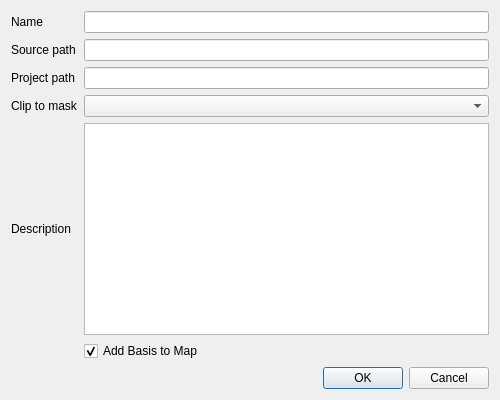
<?xml version="1.0" encoding="UTF-8"?>
<ui version="4.0">
 <class>Basis</class>
 <widget class="QDialog" name="Basis">
  <property name="geometry">
   <rect>
    <x>0</x>
    <y>0</y>
    <width>500</width>
    <height>400</height>
   </rect>
  </property>
  <property name="windowTitle">
   <string>Dialog</string>
  </property>
  <layout class="QGridLayout" name="gridLayout_2">
   <item row="0" column="0">
    <layout class="QGridLayout" name="gridLayout">
     <item row="0" column="0">
      <widget class="QLabel" name="label">
       <property name="text">
        <string>Name</string>
       </property>
      </widget>
     </item>
     <item row="5" column="1">
      <widget class="QCheckBox" name="chkAddToMap">
       <property name="text">
        <string>Add Basis to Map</string>
       </property>
       <property name="checked">
        <bool>true</bool>
       </property>
      </widget>
     </item>
     <item row="2" column="0">
      <widget class="QLabel" name="lblProjectPath">
       <property name="text">
        <string>Project path</string>
       </property>
      </widget>
     </item>
     <item row="3" column="0">
      <widget class="QLabel" name="label_3">
       <property name="text">
        <string>Clip to mask</string>
       </property>
      </widget>
     </item>
     <item row="0" column="1">
      <widget class="QLineEdit" name="txtName">
       <property name="maxLength">
        <number>255</number>
       </property>
      </widget>
     </item>
     <item row="6" column="1">
      <widget class="QDialogButtonBox" name="buttonBox">
       <property name="standardButtons">
        <set>QDialogButtonBox::Cancel|QDialogButtonBox::Ok</set>
       </property>
      </widget>
     </item>
     <item row="4" column="1">
      <widget class="QTextEdit" name="txtDescription"/>
     </item>
     <item row="3" column="1">
      <widget class="QComboBox" name="cboMask"/>
     </item>
     <item row="1" column="0">
      <widget class="QLabel" name="label_2">
       <property name="text">
        <string>Source path</string>
       </property>
      </widget>
     </item>
     <item row="2" column="1">
      <widget class="QLineEdit" name="txtProjectPath">
       <property name="readOnly">
        <bool>true</bool>
       </property>
      </widget>
     </item>
     <item row="4" column="0">
      <widget class="QLabel" name="label_4">
       <property name="text">
        <string>Description</string>
       </property>
      </widget>
     </item>
     <item row="1" column="1">
      <widget class="QLineEdit" name="txtSourcePath">
       <property name="readOnly">
        <bool>true</bool>
       </property>
      </widget>
     </item>
    </layout>
   </item>
  </layout>
 </widget>
 <tabstops>
  <tabstop>txtName</tabstop>
  <tabstop>txtProjectPath</tabstop>
  <tabstop>txtDescription</tabstop>
  <tabstop>chkAddToMap</tabstop>
 </tabstops>
 <resources/>
 <connections/>
</ui>
